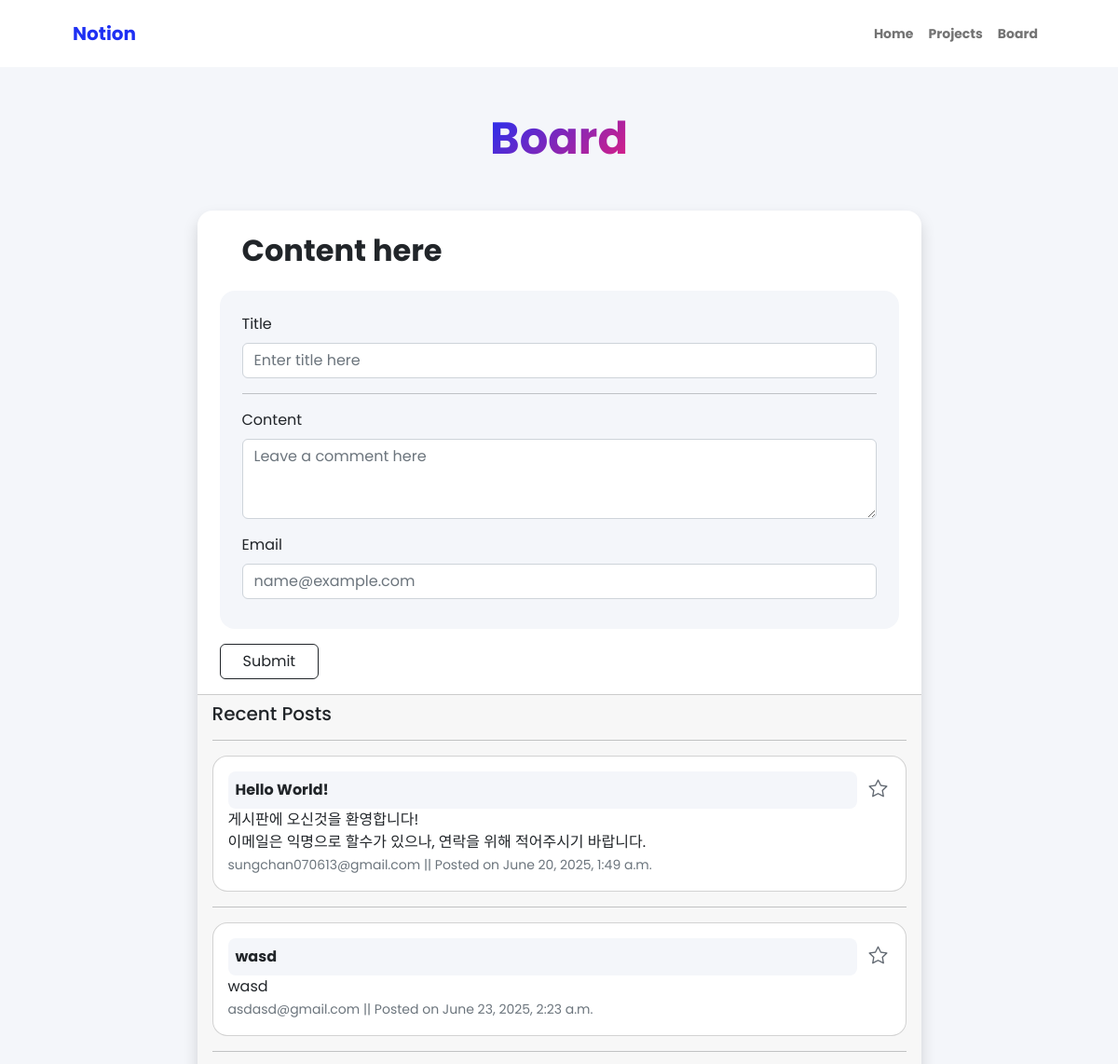
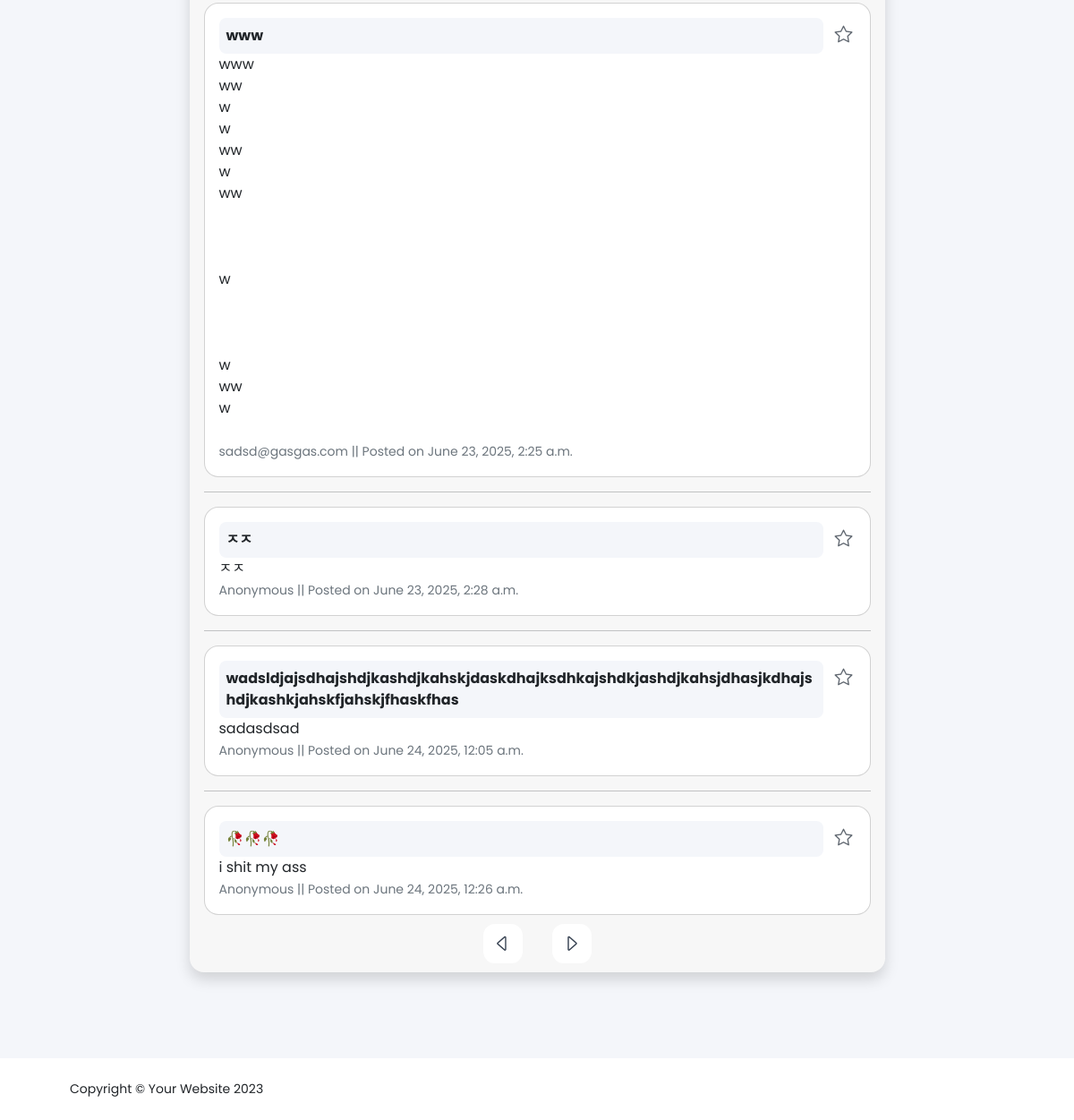
/board/, run on the app's committed database (2 pictures, top to bottom).
### weather/models.py (models this page shows, shortened)
class Board(models.Model):
    title = models.CharField(max_length=100)
    content = models.TextField()
    created_at = models.DateTimeField(auto_now_add=True)
    email = models.EmailField(blank=True, null=True)

### weather/views.py (the view, shortened to what this page needs)
# urls.py: path('board/', views.board, name='board'),
def board(request):
    boards = Board.objects.all()
    return render(request, "weather/board.html", {'boards': boards})

### weather/templates/weather/board.html (shortened to what this page needs)
<!DOCTYPE html>
{% load static %}
<html lang="en">
    <head>
        <link href="https://cdn.jsdelivr.net/npm/bootstrap-icons@1.8.1/font/bootstrap-icons.css" rel="stylesheet" />
        <link href="{% static 'src/css/styles.css' %}" rel="stylesheet" />
        <link href="{% static 'src/css/Board.css' %}" rel="stylesheet" />
    </head>
    <body class="d-flex flex-column bg-light">
        <main class="flex-shrink-0">
            <nav class="navbar navbar-expand-lg navbar-light bg-white py-3">
                <div class="container px-5">
                    <a class="navbar-brand" href="{% url 'index' %}"><span class="fw-bolder text-primary">Notion</span></a>
                    <div class="collapse navbar-collapse" id="navbarSupportedContent">
                        <ul class="navbar-nav ms-auto mb-2 mb-lg-0 small fw-bolder">
                            <li class="nav-item"><a class="nav-link" href="{% url 'index' %}">Home</a></li>
                            <li class="nav-item"><a class="nav-link" href="{% url 'projects' %}">Projects</a></li>
                            <li class="nav-item"><a class="nav-link" href="{% url 'board' %}">Board</a></li>
                        </ul>
                    </div>
                </div>
            </nav>
            <section class="py-5">
                <div class="container px-5 mb-5">
                        <div class="text-center mb-5">
                            <h1 class="display-5 fw-bolder mb-0"><span class="text-gradient d-inline">Board</span></h1>
                        </div>
                        <div class="row gx-10 justify-content-center">
                            <div class="col-lg-11 col-xl-9 col-xxl-8">
                                <div class="card overflow-hidden shadow rounded-4 border-0">
                                    <div class="card-body p-0">
                                        <div class="d-flex">
                                            <div class="px-4">
                                                <h2 class="fw-bolder p-4 mb-0">Content here</h2>
                                            </div>
                                        </div>
                                        <div class="px-4 mb-3">
                                            <form method="post" action="{% url 'board' %}">
                                                <div class="bg-light p-4 rounded-4 mb-3">
                                                    <div class="mb-3">
                                                        <label for="title" class="form-label">Title</label>
                                                        <input type="text" class="form-control" id="title" name="title" placeholder="Enter title here" data-sb-validations="required" required/>
                                                    </div>
                                                    <hr>
                                                    <div class="mb-3">
                                                        <label for="content" class="form-label">Content</label>
                                                        <textarea class="form-control" id="content" name="content" rows="3" placeholder="Leave a comment here" data-sb-validations="required" required></textarea>
                                                    </div>
                                                    <div class="mb-2">
                                                        <label for="email" class="form-label">Email</label>
                                                        <input class="form-control" id="email" type="email" name="email" placeholder="name@example.com" data-sb-validations="required,email"/>
                                                    </div>
                                                </div>
                                                <button type="submit" class="btn btn-outline-dark px-4">Submit</button>
                                            </form>
                                        </div>
                                    </div>
                                    <div class="card-footer">
                                        <h5>Recent Posts</h5>
                                        <ul class="list-unstyled">
                                            {% for board in boards %}
                                                <hr>
                                                <div class="card rounded-4 p-3">
                                                <li>
                                                    <div class="bg-light p-2 rounded-3 w-90"><strong>{{ board.title }}</strong></div>
                                                    <a>{{ board.content|linebreaksbr }}</a><br>
                                                    <small class="text-muted">{{ board.email }} || Posted on {{ board.created_at }}</small>
                                                    <div class="starA"><i class="bi bi-star"></i></div>
                                                </li>
                                                </div>
                                            {% empty %}
                                                <li>게시글이 없습니다.</li>
                                            {% endfor %}
                                        </ul>
                                        <div class="card-body mb-2">
                                            <div class="row gx-5">
                                                <div class="wrapper">
                                                    <i id="left" class="bi bi-caret-left"></i>
                                                    <i id="right" class="bi bi-caret-right"></i>
                                                </div>
                                            </div>
                                        </div>
                                    </div>
                                </div>
                            </div>
                        </div>
                </div>
            </section>
        </main>
        <footer class="bg-white py-4 mt-auto">
            <div class="container px-5">
                <div class="row align-items-center justify-content-between flex-column flex-sm-row">
                    <div class="col-auto"><div class="small m-0">Copyright &copy; Your Website 2023</div></div>
                </div>
            </div>
        </footer>
    </body>
</html>

### weather/static/src/css/Board.css (style rules this page uses)
* { margin: 0; padding: 0; box-sizing: border-box; font-family: 'Poppins', sans-serif; }
.wrapper { display: flex; max-width: 1200px; position: relative; }
.wrapper i { top: 50%; height: 44px; width: 44px; color: #343F4F; cursor: pointer; font-size: 1.4rem; position: absolute; text-align: center; line-height: 44px; background: #fff; border-radius: 30%; transform: translateY(-50%); transition: transform 0.1s linear; }
.wrapper i:first-child { left: 20rem; }
.wrapper i:last-child { right: 20rem; }
.starA { height: 44px; width: 44px; position: absolute; font-size: 20px; right: -5px; top: 20px; color: #616871; }

### data on the page
Board: title "Hello World!", content "게시판에 오신것을 환영합니다! 이메일은 익명으로 할수가 있으나, 연락을 위해 적어주시기 바랍니다.", email "sungchan070613@gmail.com", created_at "June 20, 2025, 1:49 a.m."
Board: title "wasd", content "wasd", email "asdasd@gmail.com", created_at "June 23, 2025, 2:23 a.m."
Board: title "www", content "www ww w w ww w ww w w ww w", email "sadsd@gasgas.com", created_at "June 23, 2025, 2:25 a.m."
Board: title "ㅈㅈ", content "ㅈㅈ", email "Anonymous", created_at "June 23, 2025, 2:28 a.m."
Board: title "wadsldjajsdhajshdjkashdjkahskjdaskdhajksdhkajshdkjashdjkahsjdhasjkdhajshdjkashkjahskfjahskjfhaskfhas", content "sadasdsad", email "Anonymous", created_at "June 24, 2025, 12:05 a.m."
Board: title "🥀🥀🥀", content "i shit my ass", email "Anonymous", created_at "June 24, 2025, 12:26 a.m."
